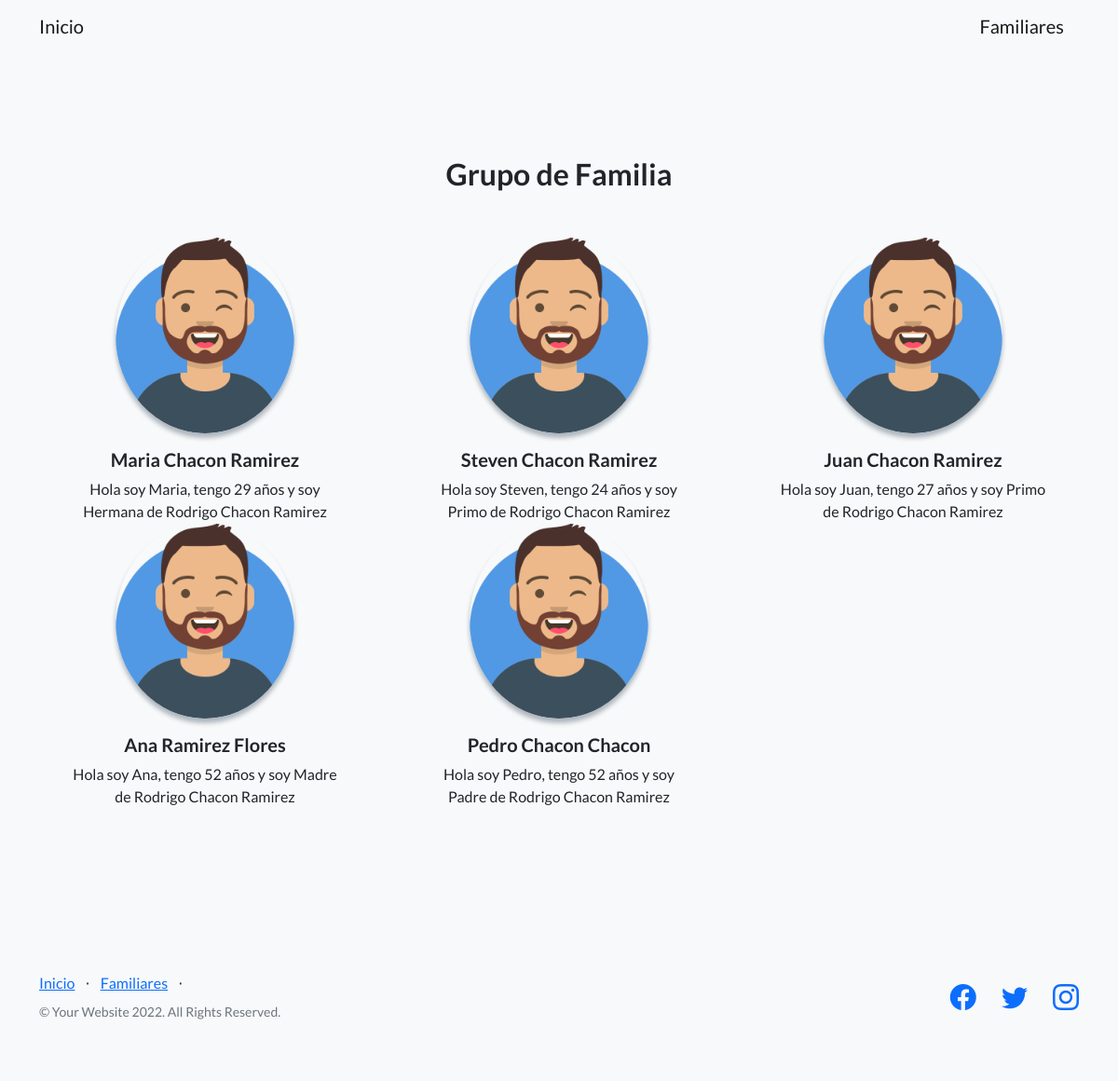
/lista-familiares/, run on the app's committed database.
### App_MVTJorgeAlonsoRojasPerez/models.py (models this page shows)
class Familiares(models.Model):
    nombre = models.CharField(max_length=200)
    apellidos = models.CharField(max_length=200)
    parentesco = models.CharField(max_length=100)
    nacimiento = models.DateField()
    edad = models.IntegerField()

### App_MVTJorgeAlonsoRojasPerez/views.py (the view)
# urls.py: path('lista-familiares/', lista_familiares),
def lista_familiares(self):
    lista = Familiares.objects.all()
    return render(self, "lista_familiares.html", {"lista_familiares":lista})

### App_MVTJorgeAlonsoRojasPerez/templates/lista_familiares.html (shortened to what this page needs)
<!DOCTYPE html>
<html lang="en">
    <head>
        {% load static %}
        <link href="https://cdn.jsdelivr.net/npm/bootstrap-icons@1.5.0/font/bootstrap-icons.css" rel="stylesheet" type="text/css" />
        <link href="{% static 'css/styles.css' %}" rel="stylesheet" />
    </head>
    <body>
        <nav class="navbar navbar-light bg-light static-top">
            <div class="container">
                <a class="navbar-brand" href="http://localhost:8000/">Inicio</a>
                <a class="navbar-brand" href="http://localhost:8000/lista-familiares/">Familiares</a>
            </div>
        </nav>
        <section class="testimonials text-center bg-light">
            <div class="container">
                <h2 class="mb-5">Grupo de Familia</h2>
                <div class="row">
                    {% for familiar in lista_familiares %}
                    <div class="col-lg-4">
                        <div class="testimonial-item mx-auto mb-5 mb-lg-0">
                            <img class="img-fluid rounded-circle mb-3" src="../static/assets/img/user.png" alt="..." />
                            <h5>{{familiar.nombre}} {{familiar.apellidos}}</h5>
                            <p class="font-weight-light mb-0">
                                Hola soy {{familiar.nombre}}, tengo {{familiar.edad}} años y soy {{familiar.parentesco}} de Rodrigo Chacon Ramirez
                            </p>
                        </div>
                    </div>
                    {% endfor %}
                </div>
            </div>
        </section>
       <footer class="footer bg-light">
        <div class="container">
            <div class="row">
                <div class="col-lg-6 h-100 text-center text-lg-start my-auto">
                    <ul class="list-inline mb-2">
                        <li class="list-inline-item"><a href="http://localhost:8000/">Inicio</a></li>
                        <li class="list-inline-item">⋅</li>
                        <li class="list-inline-item"><a href="http://localhost:8000/lista-familiares/">Familiares</a></li>
                        <li class="list-inline-item">⋅</li>
                    </ul>
                    <p class="text-muted small mb-4 mb-lg-0">&copy; Your Website 2022. All Rights Reserved.</p>
                </div>
                <div class="col-lg-6 h-100 text-center text-lg-end my-auto">
                    <ul class="list-inline mb-0">
                        <li class="list-inline-item me-4">
                            <a href="#!"><i class="bi-facebook fs-3"></i></a>
                        </li>
                        <li class="list-inline-item me-4">
                            <a href="#!"><i class="bi-twitter fs-3"></i></a>
                        </li>
                        <li class="list-inline-item">
                            <a href="#!"><i class="bi-instagram fs-3"></i></a>
                        </li>
                    </ul>
                </div>
            </div>
        </div>
    </footer>
    </body>
</html>

### data on the page
Familiares: nombre "Maria", apellidos "Chacon Ramirez", edad "29", parentesco "Hermana"
Familiares: nombre "Steven", apellidos "Chacon Ramirez", edad "24", parentesco "Primo"
Familiares: nombre "Juan", apellidos "Chacon Ramirez", edad "27", parentesco "Primo"
Familiares: nombre "Ana", apellidos "Ramirez Flores", edad "52", parentesco "Madre"
Familiares: nombre "Pedro", apellidos "Chacon Chacon", edad "52", parentesco "Padre"
